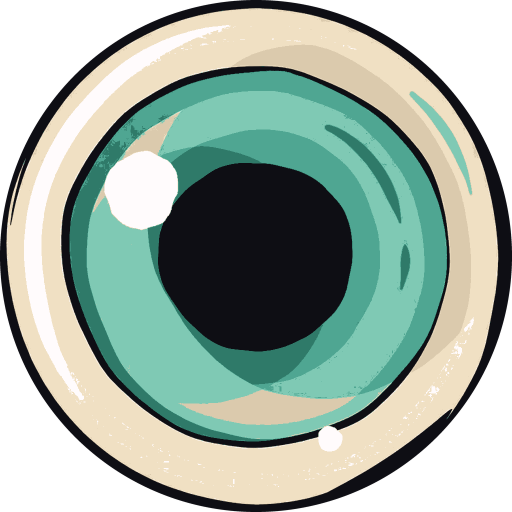
#> input picture Resources/Art/balls/glass_eye_ball.png, 1024 x 1024 px, found by its file name (shown at 1/2 size)
$ python extract.py
#> lines starting #> are read from the running program, lines starting #| are printed output that depends on the picture; after the words box and inside, x2 and y2 are one past the last pixel; in counts of white or black regions, pixels touching at a corner belong together
"""확정본에서 공통 껍질 + 손그림 윤곽 추출"""
from PIL import Image
import numpy as np, math, json
P='/sessions/great-nifty-brahmagupta/mnt/godot-pinball-pjt/Resources/Art/balls/glass_eye_ball.png'
M=1024; C=511.5; N=1440
im=Image.open(P).convert('RGBA'); a=np.array(im).astype(float)
#> further down, im is the input picture: PIL image 1024x1024 RGBA; mean R, G, B, A 105.3, 122.3, 110.3, 200.3
g=a[...,:3]; al=a[...,3]
#> after `al = a[..., 3]`:
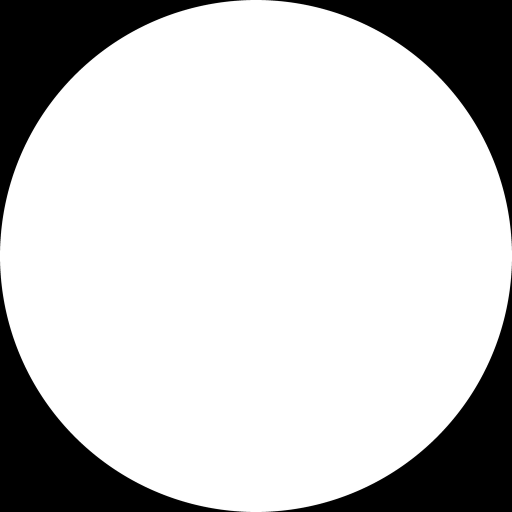
#> al: shape (1024, 1024) float64 (shown at 1/2 size); min 0, max 255, mean 200.3
lum=.2126*g[...,0]+.7152*g[...,1]+.0722*g[...,2]
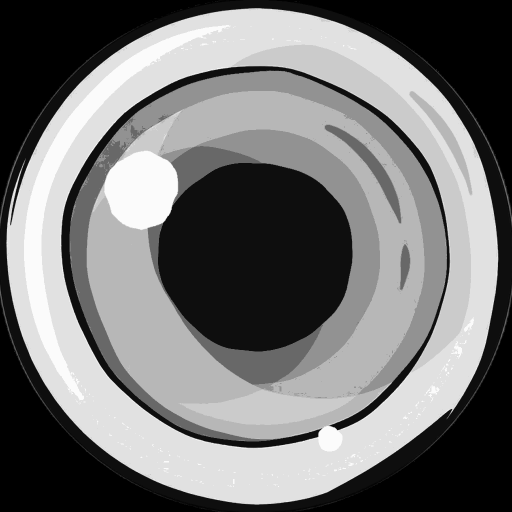
#> lum: shape (1024, 1024) float64 (shown at 1/2 size); min 0, max 251.9, mean 117.8
dark=(lum<70)&(al>190)
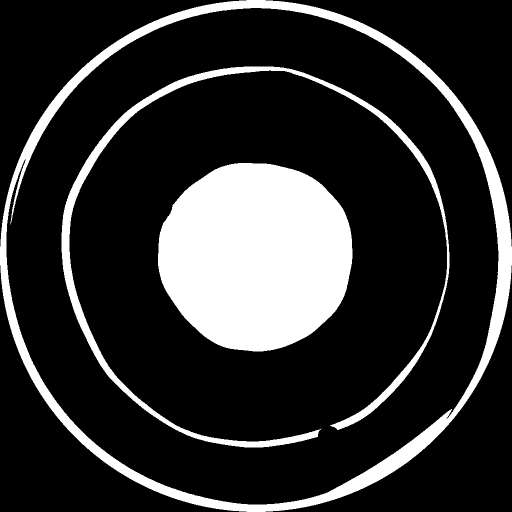
#> dark: shape (1024, 1024) bool (shown at 1/2 size); 19.4% white; 3 white regions, box (x1, y1, x2, y2) and area: (316, 326, 705, 703) 115638, (0, 0, 1024, 1024) 59894, (123, 133, 899, 895) 27871

def scan(ang, lo, hi, want_dark, from_out=True):
    rs=np.arange(hi,lo,-0.25) if from_out else np.arange(lo,hi,0.25)
    for r in rs:
        x,y=int(round(C+r*math.cos(ang))),int(round(C+r*math.sin(ang)))
        if not(0<=x<M and 0<=y<M): continue
        if dark[y,x]==want_dark: return r
    return None

pupil=[]; iris_in=[]; iris_out=[]
for i in range(N):
    ang=2*math.pi*i/N
    # 동공 = 중심에서 시작하는 어두운 덩어리의 바깥 경계
    r=0.
    while r<300:
        x,y=int(round(C+r*math.cos(ang))),int(round(C+r*math.sin(ang)))
        if not dark[y,x]: break
        r+=0.25
    pupil.append(r)
    # 홍채 잉크 링 = r 330~430 구간의 어두운 띠
    o=n=None
    for rr in np.arange(430,320,-0.25):
        x,y=int(round(C+rr*math.cos(ang))),int(round(C+rr*math.sin(ang)))
        if not(0<=x<M and 0<=y<M): continue
        if o is None and dark[y,x]: o=rr
        if o is not None and not dark[y,x]: n=rr; break
    iris_out.append(o if o else 388.); iris_in.append(n if n else 368.)
pupil=np.array(pupil); iris_in=np.array(iris_in); iris_out=np.array(iris_out)
print(f'동공 반지름   {pupil.mean():.1f} ± {pupil.std():.1f}  ({pupil.min():.0f}~{pupil.max():.0f})')
print(f'홍채 잉크 안쪽 {iris_in.mean():.1f} ± {iris_in.std():.1f}')
print(f'홍채 잉크 바깥 {iris_out.mean():.1f} ± {iris_out.std():.1f}   두께 평균 {(iris_out-iris_in).mean():.1f}')
np.savez('/tmp/var/contours.npz', pupil=pupil, iris_in=iris_in, iris_out=iris_out)

# 껍질 = 홍채 잉크 바깥보다 밖만 남김
yy,xx=np.mgrid[0:M,0:M]; rad=np.hypot(xx-C,yy-C); ang=np.arctan2(yy-C,xx-C)
idx=((ang%(2*math.pi))/(2*math.pi)*N).astype(int)%N
out_r=iris_out[idx]
shell=a.copy()
inside=rad < (out_r-0.5)
shell[inside,3]=0
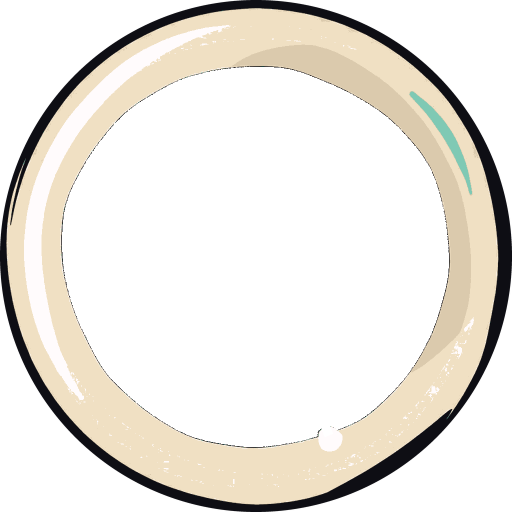
#> shell: shape (1024, 1024, 4) float64 (shown at 1/2 size); mean R, G, B, A 105.3, 122.3, 110.3, 88; transparent parts drawn white
Image.fromarray(shell.clip(0,255).astype(np.uint8),'RGBA').save('/tmp/var/shell.png')
print(f'껍질 남은 면적 {(shell[...,3]>200).sum()/(al>200).sum()*100:.1f}%')
#| 껍질 남은 면적 43.9%

# 하이라이트 마스크 (블롭 2개)
from scipy import ndimage
dW=np.sqrt(((g-np.array([255.,251.,252.]))**2).sum(-1))
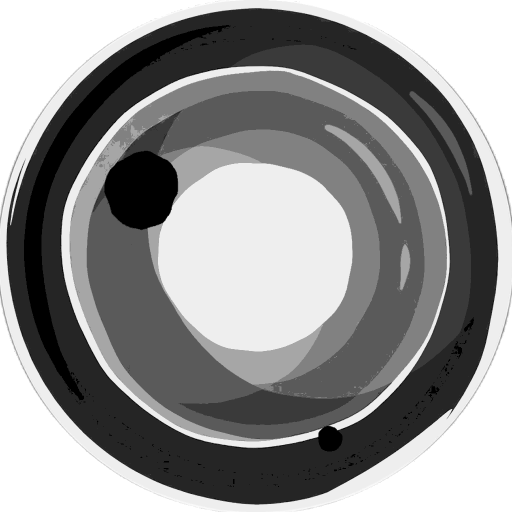
#> dW: shape (1024, 1024) float64 (shown at 1/2 size); min 0, max 437.6, mean 247.1; drawn with min black and max white
w=(dW<40)&(al>200); lab,n=ndimage.label(w)
#> after `w = (dW < 40) & (al > 200)`: w: shape (1024, 1024) bool; 4.9% white; 719 white regions (687 under 20 px), largest, box (x1, y1, x2, y2) and area: (48, 50, 461, 801) 28155, (209, 302, 355, 459) 17438, (635, 852, 685, 903) 1909
#> after `lab, n = ndimage.label(w)`:
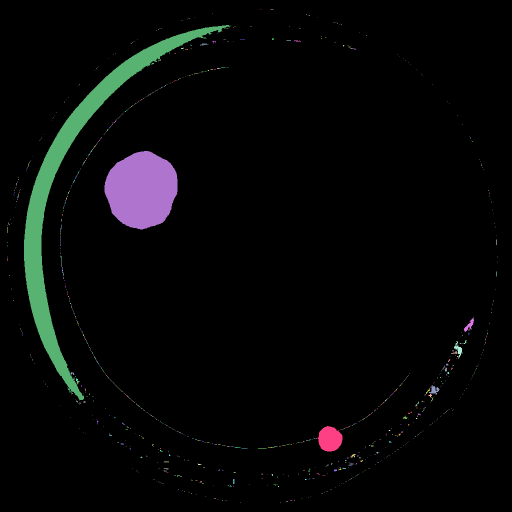
#> lab: shape (1024, 1024) int32 (shown at 1/2 size); 1013 distinct labels, from 0 to 1012; one colour per label, 0 black
#> after `lab, n = ndimage.label(w)`: n = 1012
hl=np.zeros((M,M),bool)
for i in range(1,n+1):
    ys,xs=np.where(lab==i)
    if len(xs)<800: continue
    h,wd=ys.max()-ys.min()+1, xs.max()-xs.min()+1
    if 0.7<wd/h<1.4 and max(wd,h)<200:
        hl|=(lab==i)
        print(f'  하이라이트 {len(xs)}px 중심({xs.mean():.0f},{ys.mean():.0f}) r={math.hypot(xs.mean()-C,ys.mean()-C):.0f}')
#> this loop made 1012 passes
#> (ys, xs) on passes 1 to 3: ([18, 18], [521, 522]), ([19, 19, 19, 19, 19, 19], [541, 542, 543, 544, 545, 546]), ([26], [425])
#|   하이라이트 17438px 중심(283,379) r=264
#|   하이라이트 1909px 중심(659,878) r=395
#> hl: shape (1024, 1024) bool; 1.8% white; 2 white regions, box (x1, y1, x2, y2) and area: (209, 302, 355, 459) 17438, (635, 852, 685, 903) 1909
hl=ndimage.binary_dilation(hl,np.ones((3,3)))
#> hl: shape (1024, 1024) bool; 1.9% white; 2 white regions, box (x1, y1, x2, y2) and area: (208, 301, 356, 460) 18050, (634, 851, 686, 904) 2119
Image.fromarray((hl*255).astype(np.uint8),'L').save('/tmp/var/hl_mask.png')
# 반사면 (껍질에 남아있음) 확인
refl=(dW<40)&(al>200)&~hl
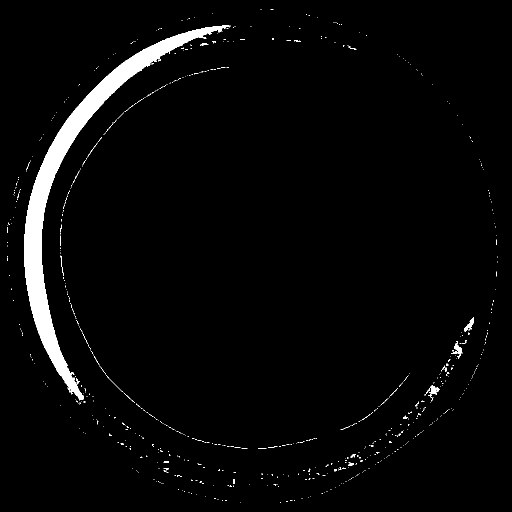
#> refl: shape (1024, 1024) bool (shown at 1/2 size); 3% white; 717 white regions (687 under 20 px), largest, box (x1, y1, x2, y2) and area: (48, 50, 461, 801) 28155, (908, 682, 925, 718) 206, (928, 634, 948, 664) 203
print(f'반사면 화소 {refl.sum()}  그 중 홍채 안쪽(잘림) {(refl&inside).sum()}')
#| 반사면 화소 31813  그 중 홍채 안쪽(잘림) 0
